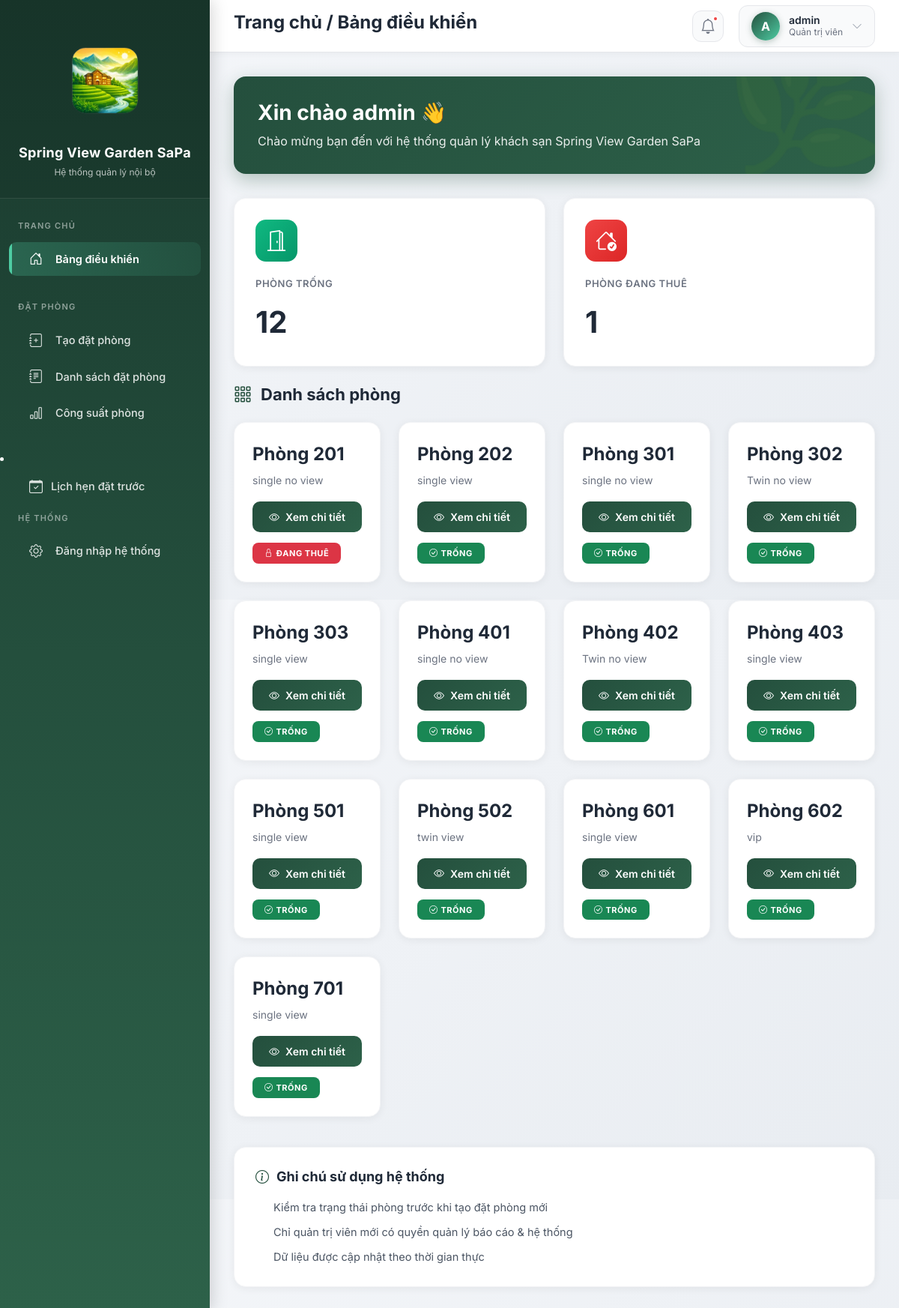
The app's page / (signed in) with its own data.
### khach_san/models.py (models this page shows, shortened)
class Phong(models.Model):
    TRANG_THAI_CHOICES = [
        ('trong', 'Trống'),
        ('dang_thue', 'Đang thuê'),
        ('dang_bao_tri', 'Đang bảo trì'),
    ]
    ma_phong = models.CharField(max_length=10, unique=True)
    loai_phong = models.ForeignKey(LoaiPhong, on_delete=models.PROTECT)
    trang_thai = models.CharField(
        max_length=20,
        choices=TRANG_THAI_CHOICES,
        default='trong'
    )

class LoaiPhong(models.Model):
    ten_loai = models.CharField(max_length=100)
    gia_mot_dem = models.PositiveIntegerField(
        verbose_name="Giá / đêm (VND)"
    )

### bao_cao/views.py (the view)
# urls.py: path('', views.trang_chu, name='trang_chu'),
def trang_chu(request):
    return render(request, 'trang_chu.html', {
        'so_phong_trong': Phong.objects.filter(trang_thai='trong').count(),
        'so_phong_dang_thue': Phong.objects.filter(trang_thai='dang_thue').count(),
        'doanh_thu_hom_nay': 0,
        'don_dat_hom_nay': 0,
        'danh_sach_phong': Phong.objects.select_related('loai_phong').all()
    })

### templates/trang_chu.html (shortened to what this page needs)
<html>
 <head>
  <script src="https://cdn.tailwindcss.com" type="text/javascript"></script>
 </head>
 <body>
  {% extends "base.html" %} {% block title %}Trang chủ - Spring View Garden SaPa{% endblock %} {% block page_title %}Trang chủ / Bảng điều khiển{% endblock %}  {% block content %}
  <div class="welcome-card">
   <h4>Xin chào {{ user.username }} 👋</h4>
   <p>Chào mừng bạn đến với hệ thống quản lý khách sạn Spring View Garden SaPa</p>
  </div>
  <div class="row g-4 mb-4">
   <div class="col-md-6">
    <div class="stat-card">
     <div class="stat-icon green"><i class="bi bi-door-open" style="color: white;"></i>
     </div>
     <div class="stat-label">
      Phòng trống
     </div>
     <div class="stat-value">
      {{ so_phong_trong }}
     </div>
    </div>
   </div>
   <div class="col-md-6">
    <div class="stat-card">
     <div class="stat-icon red"><i class="bi bi-house-check" style="color: white;"></i>
     </div>
     <div class="stat-label">
      Phòng đang thuê
     </div>
     <div class="stat-value">
      {{ so_phong_dang_thue }}
     </div>
    </div>
   </div>
  </div>
  <div class="section-header"><i class="bi bi-grid-3x3-gap"></i>
   <h3>Danh sách phòng</h3>
  </div>
  <div class="row g-4">
   {% for phong in danh_sach_phong %}
   <div class="col-md-6 col-lg-4 col-xl-3">
    <div class="room-card">
     <div class="room-number">
      Phòng {{ phong.ma_phong }}
     </div>
     <div class="room-type">
      {{ phong.loai_phong.ten_loai }}
     </div>
     <div class="mt-auto"><a href="{% url 'khach_san:chi_tiet_phong' phong.ma_phong %}" class="btn btn-primary w-100"> <i class="bi bi-eye me-2"></i>Xem chi tiết </a>
     </div>
     <div class="room-status">
      {% if phong.trang_thai == 'trong' %} <span class="badge bg-success"> <i class="bi bi-check-circle me-1"></i>TRỐNG </span> {% elif phong.trang_thai == 'dang_thue' %} <span class="badge bg-danger"> <i class="bi bi-lock me-1"></i>ĐANG THUÊ </span> {% elif phong.trang_thai == 'dang_bao_tri' %} <span class="badge bg-warning text-dark"> <i class="bi bi-tools me-1"></i>BẢO TRÌ </span> {% endif %}
     </div>
    </div>
   </div> {% empty %}
   <div class="col-12">
    <div class="empty-state"><i class="bi bi-inbox"></i>
     <p>Chưa có phòng nào trong hệ thống.</p>
    </div>
   </div> {% endfor %}
  </div>
  <div class="note-card">
   <h5><i class="bi bi-info-circle" style="color: #244f3d;"></i> Ghi chú sử dụng hệ thống</h5>
   <ul>
    <li>Kiểm tra trạng thái phòng trước khi tạo đặt phòng mới</li>
    <li>Chỉ quản trị viên mới có quyền quản lý báo cáo &amp; hệ thống</li>
    <li>Dữ liệu được cập nhật theo thời gian thực</li>
   </ul>
  </div> {% endblock %}

### templates/base.html (shortened to what this page needs)
<html lang="vi" class="h-full">
 <head>
  <script src="https://cdn.tailwindcss.com" type="text/javascript"></script>
 </head>
 <body>
  {% load static %}
  <link href="https://cdn.jsdelivr.net/npm/bootstrap@5.3.2/dist/css/bootstrap.min.css" rel="stylesheet">
  <link rel="stylesheet" href="https://cdn.jsdelivr.net/npm/bootstrap-icons@1.11.1/font/bootstrap-icons.css">
     {% block head %}{% endblock %}   {% with view_name=request.resolver_match.view_name %}
  <aside class="sidebar" id="sidebar">
   <div class="sidebar-header">
  <img
    src="{% static 'images/logo3.png' %}"
    alt="Logo Spring View Garden SaPa"
    class="sidebar-logo-img"
  />
  <div class="sidebar-title">
    Spring View Garden SaPa
  </div>
  <div class="sidebar-subtitle">
    Hệ thống quản lý nội bộ
  </div>
</div>
   <nav class="sidebar-menu">
    <div class="menu-section">
     <div class="nhom-menu">
      Trang chủ
     </div><a href="{% url 'bao_cao:trang_chu' %}" class="{% if view_name == 'bao_cao:trang_chu' %}active{% endif %}"> <i class="bi bi-house-door"></i> <span>Bảng điều khiển</span> </a>
    </div>
    <div class="menu-section">
     <div class="nhom-menu">
      Đặt phòng
     </div> {% if user.is_superuser %} <a href="{% url 'dat_phong:tao_dat_phong' %}" class=""> <i class="bi bi-journal-plus"></i> <span>Tạo đặt phòng</span> </a> {% endif %} {% if user.is_superuser %} <a href="{% url 'dat_phong:danh_sach_dat_phong' %}" class=""> <i class="bi bi-journal-text"></i> <span>Danh sách đặt phòng</span> </a> {% endif %} {% if user.is_superuser %} <a href="{% url 'bao_cao:cong_suat_phong' %}" class=""> <i class="bi bi-bar-chart"></i> <span>Công suất phòng</span> </a> {% endif %}
    </div>
<li class="nav-item">
  <a class="nav-link" href="{% url 'dat_phong:lich_hen_list' %}">
    <i class="bi bi-calendar-check me-2"></i> Lịch hẹn đặt trước
  </a>
</li>
    <div class="menu-section">
     <div class="nhom-menu">
      Hệ thống
     </div><a href="/admin/"> <i class="bi bi-gear"></i> <span>Đăng nhập hệ thống</span> </a>
    </div>
   </nav>
  </aside> {% endwith %}
  <header class="topbar">
   <div style="display: flex; align-items: center; gap: 16px;"><button class="mobile-menu-btn" onclick="toggleSidebar()">  </button>
    <h1 class="topbar-title">{% block page_title %}Quản lý khách sạn{% endblock %}</h1>
   </div>
   <div class="topbar-right"><button class="notification-btn"> <i class="bi bi-bell"></i> <span class="notification-badge"></span> </button>
    <div class="topbar-user">
     <div class="user-avatar">
      {% if user.is_authenticated %} {{ user.username|first|upper }} {% else %} ? {% endif %}
     </div>
     <div class="user-info">
      <div class="user-name">
       {% if user.is_authenticated %} {{ user.username }} {% else %} Khách {% endif %}
      </div>
      <div class="user-role">
       {% if user.is_superuser %} Quản trị viên {% elif user.is_authenticated %} Nhân viên {% else %} Chưa đăng nhập {% endif %}
      </div>
     </div><i class="bi bi-chevron-down" style="color: #9ca3af; font-size: 14px;"></i>
    </div>
   </div>
  </header>
  <main class="main-content">
   {% block content %}{% endblock %}
  </main>
 </body>
</html>

### templates/base.html (style rules this page uses)
body { box-sizing: border-box; }
* { margin: 0; padding: 0; box-sizing: border-box; }
html, body { height: 100%; width: 100%; font-family: 'Inter', -apple-system, BlinkMacSystemFont, sans-serif; }
body { background: linear-gradient(135deg, #f5f7fa 0%, #e8ecf1 100%); overflow-x: hidden; }
.sidebar { width: 280px; height: 100%; position: fixed; left: 0; top: 0; background: linear-gradient(180deg, #1a3a2e 0%, #244f3d 50%, #2d6149 100%); color: #ffffff; padding: 0; box-shadow: 4px 0 20px rgba(0, 0, 0, 0.15); z-index: 1000; overflow-y: auto; overflow-x: hidden; }
.sidebar-header { padding: 30px 20px 25px; text-align: center; border-bottom: 1px solid rgba(255, 255, 255, 0.1); background: rgba(0, 0, 0, 0.1); }
.sidebar-title { font-size: 18px; font-weight: 700; color: #ffffff; margin-bottom: 4px; letter-spacing: 0.3px; }
.sidebar-subtitle { font-size: 12px; color: rgba(255, 255, 255, 0.7); font-weight: 400; }
.sidebar-menu { padding: 20px 0; }
.menu-section { margin-bottom: 25px; }
.nhom-menu { padding: 8px 24px; font-size: 11px; text-transform: uppercase; letter-spacing: 1.2px; color: rgba(255, 255, 255, 0.5); font-weight: 600; margin-bottom: 5px; }
.sidebar a { color: rgba(255, 255, 255, 0.85); text-decoration: none; display: flex; align-items: center; padding: 12px 24px; margin: 3px 12px; border-radius: 10px; transition: all 0.3s ease; font-size: 14.5px; font-weight: 500; position: relative; overflow: hidden; }
.sidebar a::before { content: ''; position: absolute; left: 0; top: 0; width: 4px; height: 100%; background: #4ecca3; transform: scaleY(0); transition: transform 0.3s ease; }
.sidebar a.active { background: linear-gradient(90deg, rgba(78, 204, 163, 0.25) 0%, rgba(78, 204, 163, 0.1) 100%); color: #ffffff; font-weight: 600; }
.sidebar a.active::before { transform: scaleY(1); }
.sidebar a i { margin-right: 14px; font-size: 18px; width: 24px; text-align: center; }
.topbar { height: 70px; background: #ffffff; border-bottom: 1px solid #e5e7eb; position: fixed; top: 0; left: 280px; right: 0; display: flex; align-items: center; justify-content: space-between; padding: 0 32px; z-index: 999; box-shadow: 0 2px 8px rgba(0, 0, 0, 0.04); }
.topbar-title { font-size: 24px; font-weight: 700; color: #1f2937; }
.topbar-right { display: flex; align-items: center; gap: 20px; }
.topbar-user { display: flex; align-items: center; gap: 12px; padding: 8px 16px; background: #f9fafb; border-radius: 12px; border: 1px solid #e5e7eb; transition: all 0.3s ease; }
.user-avatar { width: 38px; height: 38px; border-radius: 50%; background: linear-gradient(135deg, #244f3d 0%, #4ecca3 100%); display: flex; align-items: center; justify-content: center; color: white; font-weight: 700; font-size: 16px; box-shadow: 0 2px 8px rgba(36, 79, 61, 0.3); }
.user-info { display: flex; flex-direction: column; align-items: flex-start; }
.user-name { font-size: 14px; font-weight: 600; color: #1f2937; line-height: 1.2; }
.user-role { font-size: 12px; color: #6b7280; line-height: 1.2; }
.notification-btn { width: 42px; height: 42px; border-radius: 12px; background: #f9fafb; border: 1px solid #e5e7eb; display: flex; align-items: center; justify-content: center; cursor: pointer; transition: all 0.3s ease; position: relative; }
.notification-btn i { font-size: 20px; color: #6b7280; }
.notification-badge { position: absolute; top: 6px; right: 6px; width: 8px; height: 8px; background: #ef4444; border-radius: 50%; border: 2px solid #ffffff; }
.main-content { margin-left: 280px; margin-top: 70px; padding: 32px; min-height: calc(100% - 70px); width: calc(100% - 280px); }

### records on screen
Phong: ma_phong "201", loai_phong.ten_loai "single no view", trang_thai "dang_thue" (drawn)
Phong: ma_phong "202", loai_phong.ten_loai "single view", trang_thai "trong" (drawn)
Phong: ma_phong "301", loai_phong.ten_loai "single no view", trang_thai "trong" (drawn)
Phong: ma_phong "302", loai_phong.ten_loai "Twin no view", trang_thai "trong" (drawn)
Phong: ma_phong "303", loai_phong.ten_loai "single view", trang_thai "trong" (drawn)
Phong: ma_phong "401", loai_phong.ten_loai "single no view", trang_thai "trong" (drawn)
Phong: ma_phong "402", loai_phong.ten_loai "Twin no view", trang_thai "trong" (drawn)
Phong: ma_phong "403", loai_phong.ten_loai "single view", trang_thai "trong" (drawn)
Phong: ma_phong "501", loai_phong.ten_loai "single view", trang_thai "trong" (drawn)
Phong: ma_phong "502", loai_phong.ten_loai "twin view", trang_thai "trong" (drawn)
Phong: ma_phong "601", loai_phong.ten_loai "single view", trang_thai "trong" (drawn)
Phong: ma_phong "602", loai_phong.ten_loai "vip", trang_thai "trong" (drawn)
Phong: ma_phong "701", loai_phong.ten_loai "single view", trang_thai "trong" (drawn)

### other values on screen
{{ user.username|first|upper }} "A"
{{ user.username }} "admin"
{{ so_phong_trong }} "12"
{{ so_phong_dang_thue }} "1"
